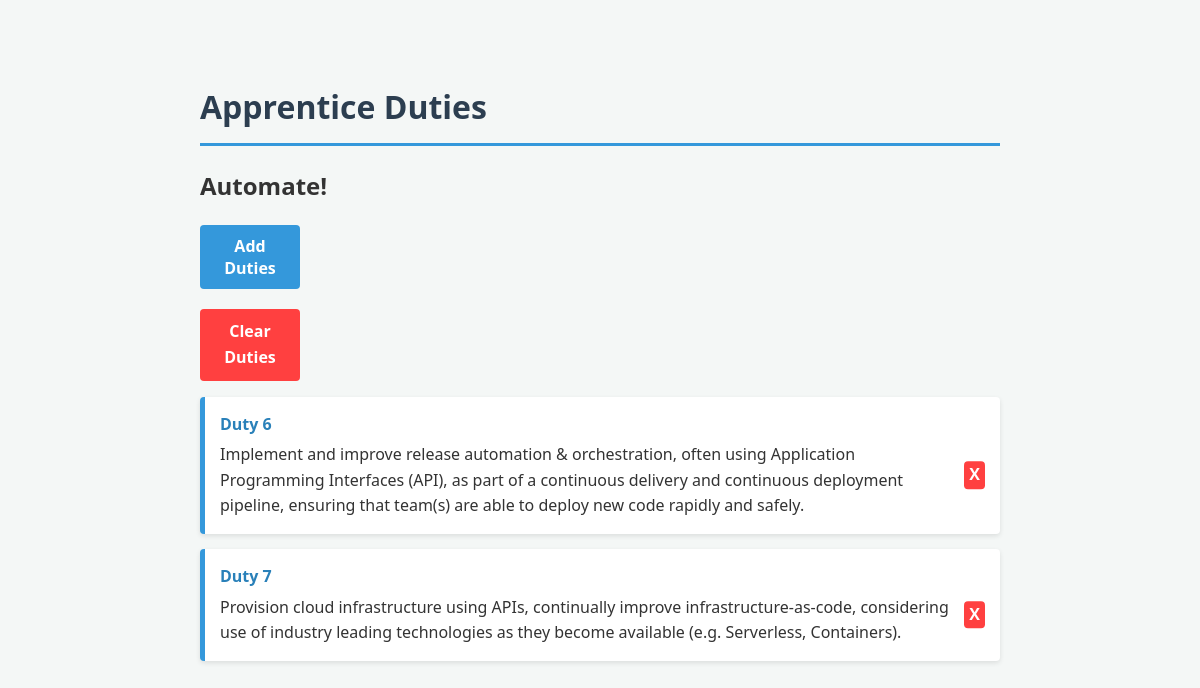
The page / on the database its author committed.
### tables this page shows
CREATE TABLE duties (
    id INTEGER PRIMARY KEY,
    Duty TEXT,
    Description TEXT
    );

### app.py (the view)
@app.route("/", methods=["GET", "POST"])
def home():
    duty_list = [f"Duty {i}" for i in range(1, 14)]
    updated_duty_list = []
    service = get_db_service()
    if request.method == "POST":
        if 'duties' not in request.form:
            return "Bad Request", 400
        selected_duties = request.form.getlist("duties")
        selected_ids = [int(name.split(" ")[1]) for name in selected_duties]
        service.save_duties(selected_ids)
    added_duties = service.get_saved_duties()
    for duty in added_duties:
        updated_duty_list.append(duty["Duty"])
    available_duties = [duty for duty in duty_list if duty not in updated_duty_list]
    return render_template('index.html', duties=available_duties, added_duties=added_duties)

### app.py (called while the page is built)
def get_db_service():
    connection = sqlite3.connect('duties.db', check_same_thread=False)
    return DatabaseService(connection)

### db.py (called while the page is built)
    def get_saved_duties(self):
        query = """
                SELECT duty.id, duty.Duty, duty.Description
                FROM duties duty
                         JOIN saved_duties saved ON duty.id = saved.id
                """
        cursor = self.connection.cursor()
        cursor.execute(query)
        rows = cursor.fetchall()
        return [{"id": row[0], "Duty": row[1], "Description": row[2]} for row in rows]

### templates/index.html (shortened to what this page needs)
<!DOCTYPE html>
<html lang="en">
<head>
  <link rel="stylesheet" href="/static/css/styles.css">
</head>
<body>
  <header>
    <h1>Apprentice Duties</h1>
  </header>
    <h2>Automate!</h2>
    <div class="button-group">
      <button id="add-duties">
      Add Duties
      </button>
      {% if added_duties %}
      <a href="/clear-duties" role="button" id="clear-duties">Clear Duties</a>
      {% endif %}
    </div>
    <ul id="automate_list" aria-label="Automate Duties List">
      {% for duty in added_duties %}
        <li class="listed_duty">
          <strong>{{ duty.Duty }}</strong> {{ duty.Description }}
          <a href="/remove/{{ duty.id }}" role="button" class="remove-duty">X</a>
        </li>
      {% endfor %}
    </ul>
</body>
</html>

### static/css/styles.css (style rules this page uses)
body { font-family: 'Segoe UI', Tahoma, Geneva, Verdana, sans-serif; background-color: #f4f7f6; color: #333; max-width: 800px; margin: 40px auto; padding: 20px; line-height: 1.6; }
header h1 { color: #2c3e50; border-bottom: 3px solid #3498db; padding-bottom: 10px; }
#automate_list { list-style: none; padding: 0; }
.listed_duty { background: #fff; margin-bottom: 15px; padding: 15px 50px 15px 15px; border-left: 5px solid #3498db; border-radius: 4px; box-shadow: 0 2px 5px rgba(0,0,0,0.1); position: relative; }
.listed_duty strong { color: #2980b9; display: block; margin-bottom: 5px; }
.button-group { display: flex; flex-direction: column; gap: 20px; align-items: flex-start; text-align: center; max-width: 100px; }
button { background-color: #3498db; color: white; border: none; padding: 10px 20px; border-radius: 4px; cursor: pointer; font-weight: bold; transition: background 0.3s ease; font-family: inherit; font-size: 1rem; }
#clear-duties { background-color: #ff4040; color: white; border: none; padding: 10px 20px; border-radius: 4px; cursor: pointer; font-weight: bold; transition: background 0.3s ease; text-decoration: none; }
.remove-duty { background: #ff4040; color: white; padding: 1px 5px; border-radius: 4px; text-decoration: none; font-weight: bold; margin: 10px; position: absolute; right: 5px; top: 50%; transform: translateY(-50%); }

### rows shown on the page
duties: Duty "Duty 6", Description "Implement and improve release automation & orchestration, often using Application Programming Interfaces (API), as part of a continuous delivery and continuous deployment pipeline, ensuring that team(s) are able to deploy new code rapidly and safely."
duties: Duty "Duty 7", Description "Provision cloud infrastructure using APIs, continually improve infrastructure-as-code, considering use of industry leading technologies as they become available (e.g. Serverless, Containers)."
